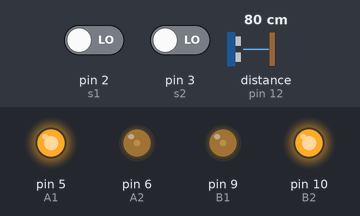
A sketch run on a simulated Arduino Uno, built with avr-gcc and run on an emulated ATmega328P. On the bench: output pins drawn as LEDs (lit = HIGH). Wiring (inferred from the names in the program): ultrasonic range finder: trigger pin 11; echo pin 12. Inputs (shaded band) come from the test bench; at power-on: distance to the obstacle (sensor on pin 12) 80 cm, pin 2 (s1) LOW, pin 3 (s2) LOW. The echo pulse lasts 58.3 µs per cm; pins used as bus, display or sensor lines are not drawn.

Above: at 1.2 s.
1.3 s: distance to the obstacle (sensor on pin 12) set to 18 cm
2.8 s: distance to the obstacle (sensor on pin 12) set to 14 cm
At 3.7 s:
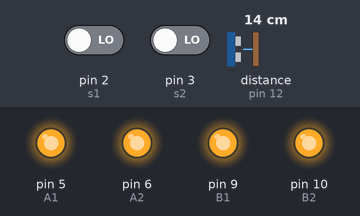
4.3 s: distance to the obstacle (sensor on pin 12) set to 35 cm
At 4.8 s:
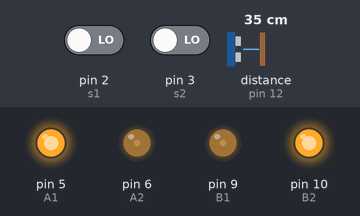
5.8 s: pin 2 (s1) driven HIGH
At 7.0 s:
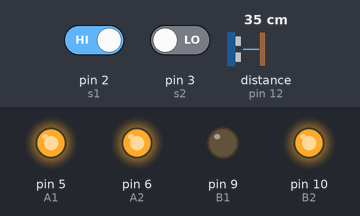
7.3 s: pin 2 (s1) driven LOW
At 8.3 s:
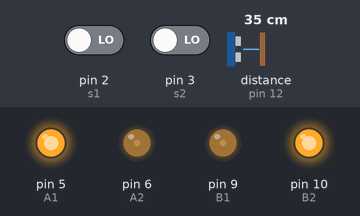
8.8 s: pin 3 (s2) driven HIGH
At 9.3 s:
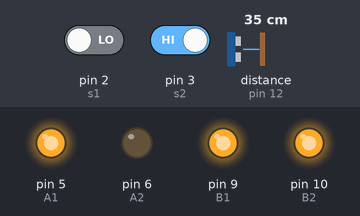
Timing chart, 0 to 11.3 s (numbered marks = the images above; inputs shaded):
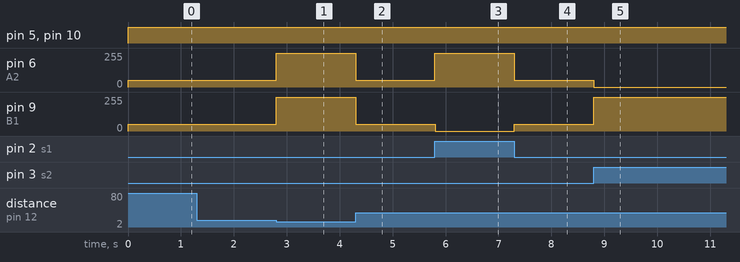

Measured:
- the behaviour switches between 16 and 15 cm on distance to the obstacle (sensor on pin 12) (found by bisection; images 0 and 1)
- after the input at 1.3 s, every drawn part: stays the same
- after the input at 2.8 s, pin 6 (A2), pin 9 (B1): 50/255 → 255/255 at once
- after the input at 4.3 s, pin 6 (A2), pin 9 (B1): 255/255 → 50/255 at once
- after the input at 5.8 s, pin 6 (A2): 50/255 → 255/255 at once; pin 9 (B1): 50/255 → 0/255 at once
- after the input at 7.3 s, pin 6 (A2): 255/255 → 50/255 at once; pin 9 (B1): 0/255 → 50/255 at once
- after the input at 8.8 s, pin 6 (A2): 50/255 → 0/255 at once; pin 9 (B1): 50/255 → 255/255 at once

The sketch:

seguidor_nuevo.ino
```cpp
#define A1 5
#define A2 6
#define B1 9
#define B2 10
#define s1 2
#define s2 3
#define pinecho 12
#define pintrigger 11
#define velocidad 255
int tiempo, distancia;
int c;
void setup() {
Serial.begin(9600);
  pinMode(pinecho, INPUT);
  pinMode(pintrigger, OUTPUT);
  pinMode(A1, OUTPUT);
  pinMode(A2, OUTPUT);
  pinMode(B1, OUTPUT);
  pinMode(B2, OUTPUT);
  pinMode(s1, INPUT);
  pinMode(s2, INPUT);
  attachInterrupt(digitalPinToInterrupt(s1),parar,RISING);
  attachInterrupt(digitalPinToInterrupt(s2),parar,RISING);
}

void loop() {

while(ultra()<15){
parar();
}
if (digitalRead(s1)==1){
derecha();
} // adelante();
else if(digitalRead(s2)==1){
  izquierda();
}
else{
  adelante();

}
c++;
delay(1);
}

void adelante() {
  analogWrite(A2, 50);
  analogWrite(B1, 50);
   digitalWrite(A1, 1);
  digitalWrite(B2, 1);
}

void derecha(){
  digitalWrite(B2,1);
  digitalWrite(B1,0);
  digitalWrite(A1,1);
  digitalWrite(A2,1);
}
void izquierda(){
  digitalWrite(A1,1);
  digitalWrite(A2,0);
  digitalWrite(B1,1);
  digitalWrite(B2,1);
}
void parar(){
  digitalWrite(A1, 1);
  digitalWrite(B2, 1);
  digitalWrite(A2, 1);
  digitalWrite(B1, 1);
}
int ultra()
{
  digitalWrite(pintrigger, LOW);
  delayMicroseconds(2);
  digitalWrite(pintrigger, HIGH);
  // EL PULSO DURA AL MENOS 10 uS EN ESTADO ALTO
  delayMicroseconds(10);
  digitalWrite(pintrigger, LOW);

  // MEDIR EL TIEMPO EN ESTADO ALTO DEL PIN "ECHO" EL PULSO ES PROPORCIONAL A LA DISTANCIA MEDIDA
  tiempo = pulseIn(pinecho, HIGH);

  // LA VELOCIDAD DEL SONIDO ES DE 340 M/S O 29 MICROSEGUNDOS POR CENTIMETRO
  // DIVIDIMOS EL TIEMPO DEL PULSO ENTRE 58, TIEMPO QUE TARDA RECORRER IDA Y VUELTA UN CENTIMETRO LA ONDA SONORA
  distancia = tiempo / 29;
distancia=distancia/2;
if(distancia>1 and distancia<100){
return(distancia);
}

}
```
